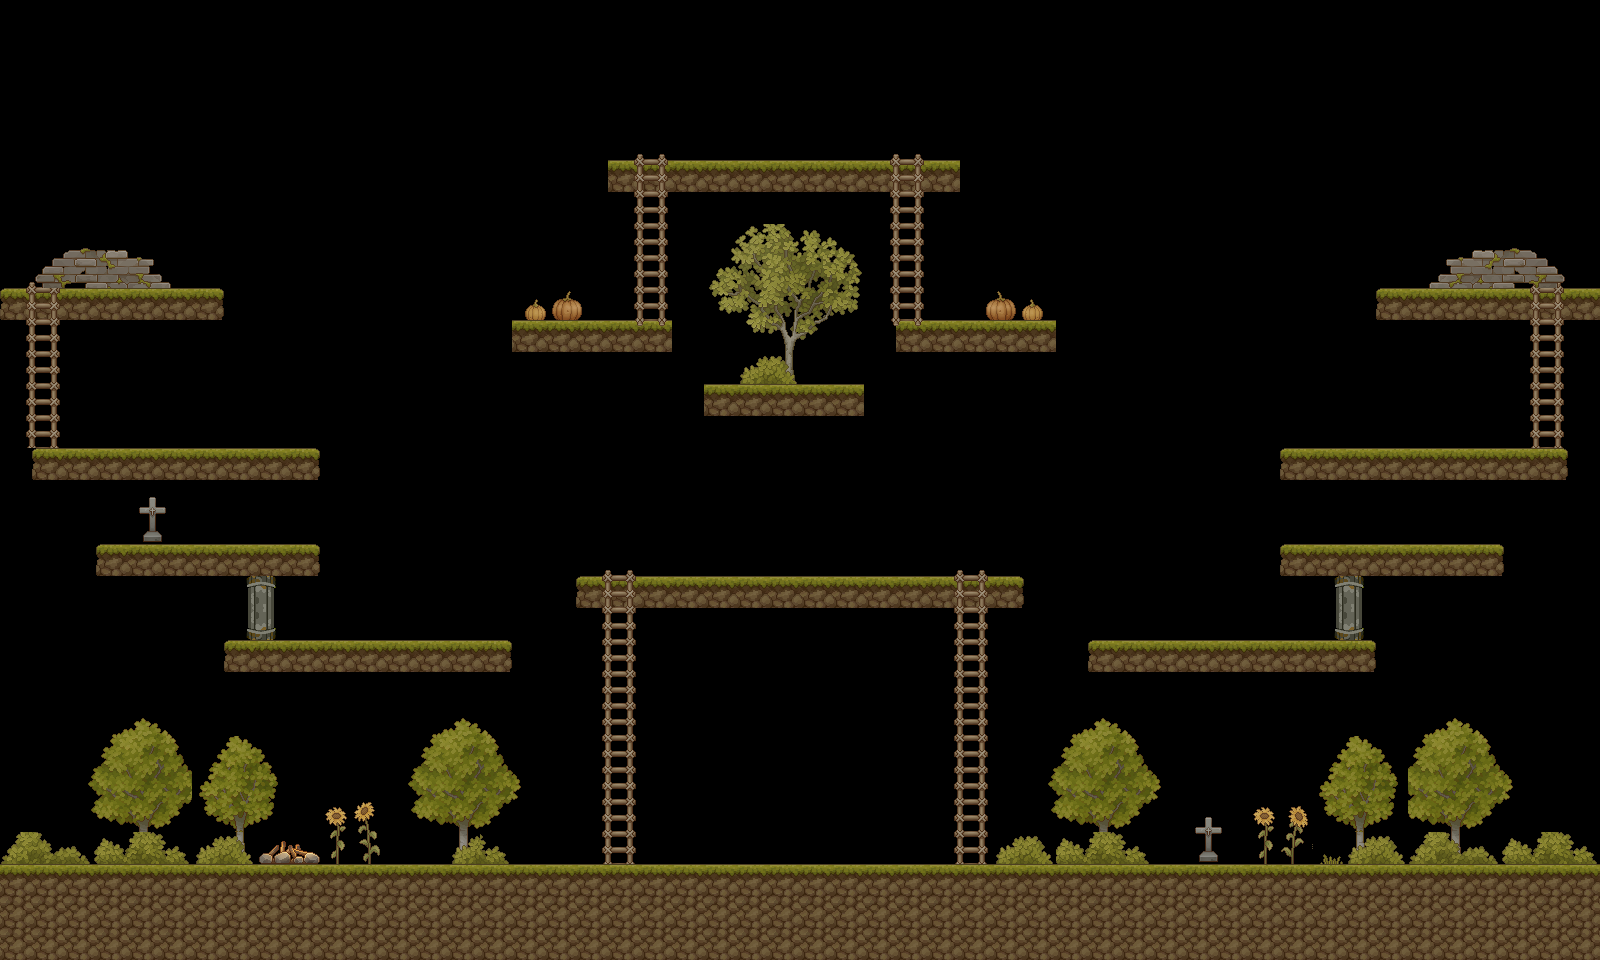

Tiled map render using the project's own tile images. Description and the map definition, with tile-layer contents summarised, below:
An orthogonal 50x30 tile map with 32x32 px tiles, 4 tile layers (земля, лестницы, деревья, декорации), 8 tilesets.

<map version="1.9" tiledversion="1.9.2" orientation="orthogonal" renderorder="right-down" width="50" height="30" tilewidth="32" tileheight="32" infinite="0" nextlayerid="7" nextobjectid="1">
 <tileset firstgid="1" source="for maps/itemsheet.tsx" />
 <tileset firstgid="305" source="for maps/grasssheet_labeled.tsx" />
 <tileset firstgid="860" source="for maps/Tiles.tsx" />
 <tileset firstgid="970" source="for maps/TX Village Props.tsx" />
 <tileset firstgid="1226" source="for maps/TX Plant.tsx" />
 <tileset firstgid="1482" source="for maps/TX Tileset Ground.tsx" />
 <tileset firstgid="1546" source="for maps/123.tsx" />
 <tileset firstgid="1835" source="for maps/Иллюстрация-без-названия (28).tsx" />
 <layer id="5" name="земля" width="50" height="30">
  <data>[1500 cells, 262 non-empty, 6 distinct tile ids]</data>
 </layer>
 <layer id="6" name="лестницы" width="50" height="30">
  <data>[1500 cells, 102 non-empty, 9 distinct tile ids]</data>
 </layer>
 <layer id="1" name="деревья" width="50" height="30">
  <data>[1500 cells, 137 non-empty, 58 distinct tile ids]</data>
 </layer>
 <layer id="4" name="декорации" width="50" height="30">
  <data>[1500 cells, 81 non-empty, 40 distinct tile ids]</data>
 </layer>
</map>
